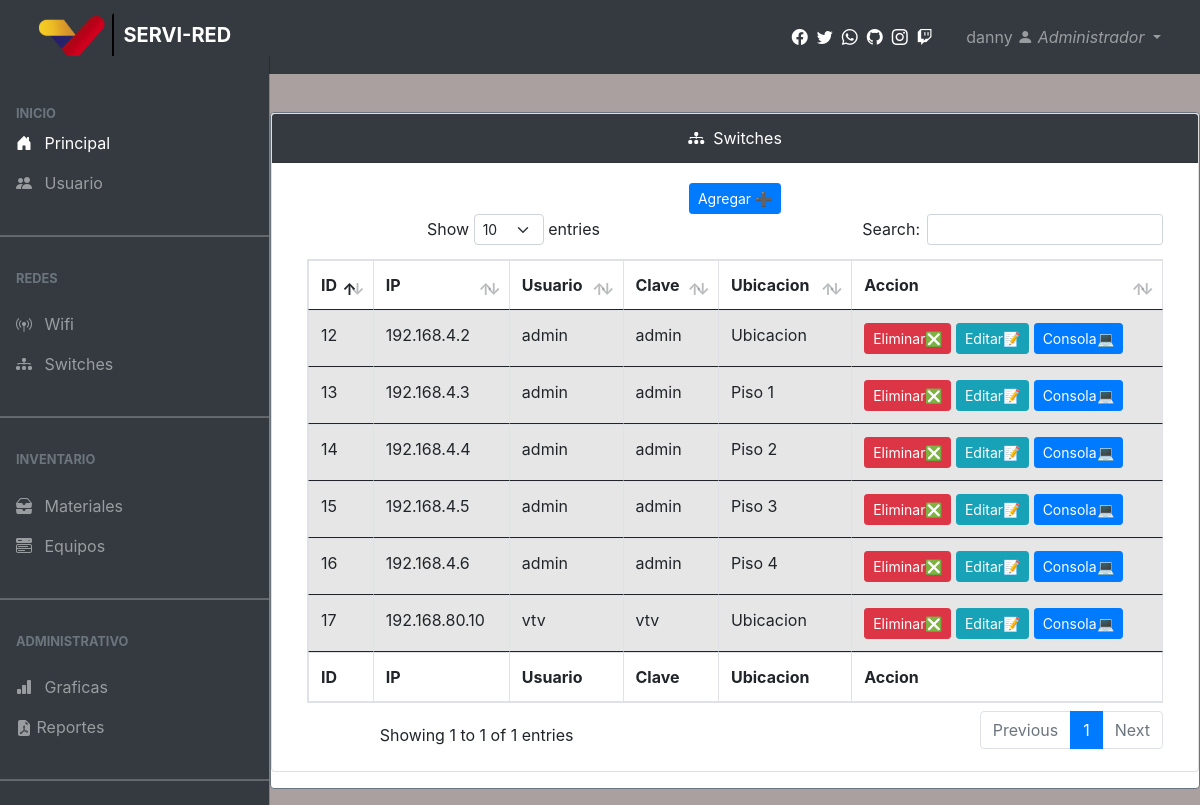
/principal-switches.php (signed in), run on the app's committed database.
### tables this page shows
CREATE TABLE `switches` (
  `id` bigint UNSIGNED NOT NULL,
  `ip` varchar(150) NOT NULL,
  `usuario` varchar(150) NOT NULL,
  `clave` varchar(100) NOT NULL,
  `ubicacion` varchar(100) NOT NULL
);

### datatablas/cuerpo-switches1.php (the view, shortened to what this page needs)
<!doctype html>
<html lang="en">
  <head>
  <?php
    include "conexion-dos.php";
?>
    <link rel="stylesheet" href="https://stackpath.bootstrapcdn.com/bootstrap/4.4.1/css/bootstrap.min.css">
    <link rel="stylesheet" type="text/css" href="https://cdn.datatables.net/v/bs4/dt-1.10.20/datatables.min.css"/>
  </head>
  <body>
  <button type="button" class="btn btn-primary btn-sm text-white" data-toggle="modal" data-target="#modalcrear">Agregar
  &#x2795;
</button>
    <div class="container">
       <div class="row">
           <div class="col-lg-12">
               <div>
           <div>
            <table id="example" class="table table-striped table-bordered" style="width:100%">
                <thead>
                    <tr>
                        <th>ID</th>
                        <th>IP</th>
                        <th>Usuario</th>
                        <th>Clave</th>
                         <th>Ubicacion</th>
                        <th>Accion</th>
                    </tr>
                </thead>
                <?php
         $sql="SELECT * from switches";
         $result=mysqli_query($conexion,$sql);
         while($mostrar=mysqli_fetch_array($result)){
                    ?>
                <tbody>
                    <tr>
      <td><?php echo $mostrar['id'] ?></td>
			<td><?php echo $mostrar['ip'] ?></td>
			<td><?php echo $mostrar['usuario'] ?></td>
			<td><?php echo $mostrar['clave'] ?></td>
      <td><?php echo $mostrar['ubicacion'] ?></td>
                        <td>
<button type= 'button' class= 'btn btn-danger btn-sm' onclick="CanContinue ()" title="Eliminar">Eliminar&#x274e;</button>
                        <a href="principal-editar-switches.php?id=<?php echo $mostrar['id'];?> " >
                         <button type= 'button' class= 'btn btn-info btn-sm'  title="Editar" data-target="#danny"> Editar&#x1f4dd; </button>
                         <a href="https://servired.ddns.net:4200"  target="_blank" onclick="window.open(this.href, this.target, 'width=600,height=400'); return false;">
                         <button type= 'button' class= 'btn btn-primary btn-sm'  title="Consola" data-target="#danny">Consola&#x1f4bb; </button>
                    </td>
                    </tr>
                </tbody>
                <?php
}
?>
                <tfoot>
                    <tr>
                        <th>ID</th>
                        <th>IP</th>
                        <th>Usuario</th>
                        <th>Clave</th>
                        <th>Ubicacion</th>
                        <th>Accion</th>
                    </tr>
                </tfoot>
            </table>
           </div>
       </div>
    </div>
  </body>

### cuerpo-switches.php (shortened to what this page needs)
<main class="mt-5 pt-3">
<center><br><br>
<div class="card border-secondary mb-3" style="max-width: 80rem;">
<div class="row">
          <div class="col-md-12 mb-3">
            <div class="card">
              <div class="card-header bg-dark text-white">
                <span><i class="bi bi-diagram-3-fill"></i></span> &nbsp;Switches
              </div>
              <div class="card-body">
                <div class="table-responsive">
<?php
include('sql/conexion-dos.php');
    $sql="SELECT perfil from usuarios where '$variable'=usuario;";
    $result=mysqli_query($conexion,$sql);
    while($mostrar=mysqli_fetch_array($result)){
     ?>
      <?php
            $tu=$mostrar['perfil'];
            if ($tu == 'Administrador') {
              require("datatablas/cuerpo-switches1.php");
          } else
          if ($tu == 'Basico') {
              require("datatablas/cuerpo-switches2.php");
          }
            ?>
  <?php
  }
   ?>
                </div>
              </div>
            </div>
          </div>
        </div>
      </div>
      </main>

### librerias/css/fondo.css (style rules this page uses)
body { background-color: rgb(165, 165, 165); height: 100%; width: 100%; }
.card { background-color: rgb(213, 219, 219); }

### data on the page
switches: id "12", ip "192.168.4.2", usuario "admin", clave "admin", ubicacion "Ubicacion"
switches: id "13", ip "192.168.4.3", usuario "admin", clave "admin", ubicacion "Piso 1"
switches: id "14", ip "192.168.4.4", usuario "admin", clave "admin", ubicacion "Piso 2"
switches: id "15", ip "192.168.4.5", usuario "admin", clave "admin", ubicacion "Piso 3"
switches: id "16", ip "192.168.4.6", usuario "admin", clave "admin", ubicacion "Piso 4"
switches: id "17", ip "192.168.80.10", usuario "vtv", clave "vtv", ubicacion "Ubicacion"

### other printed values
$_SESSION['usuario'] "danny"
$tu "Administrador"
